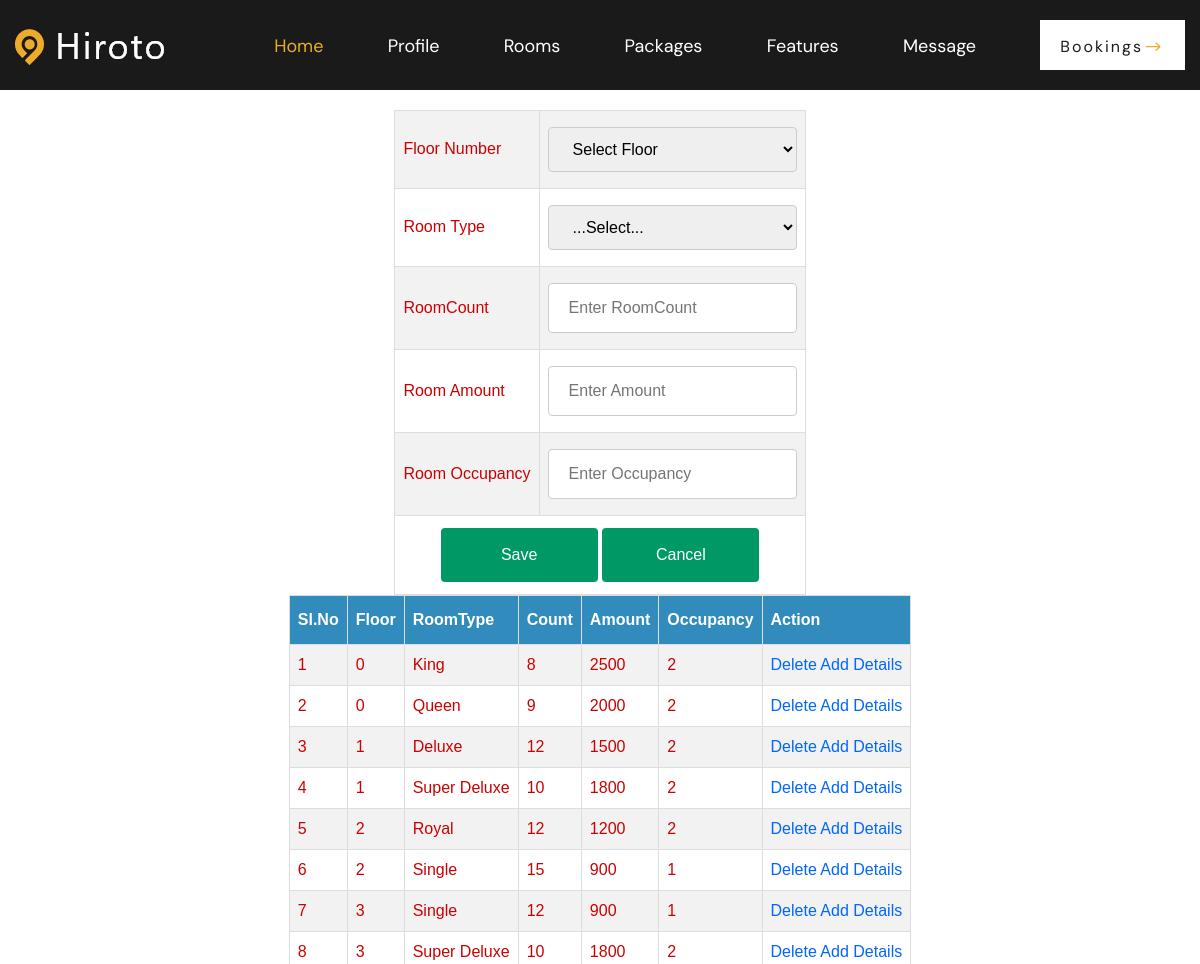
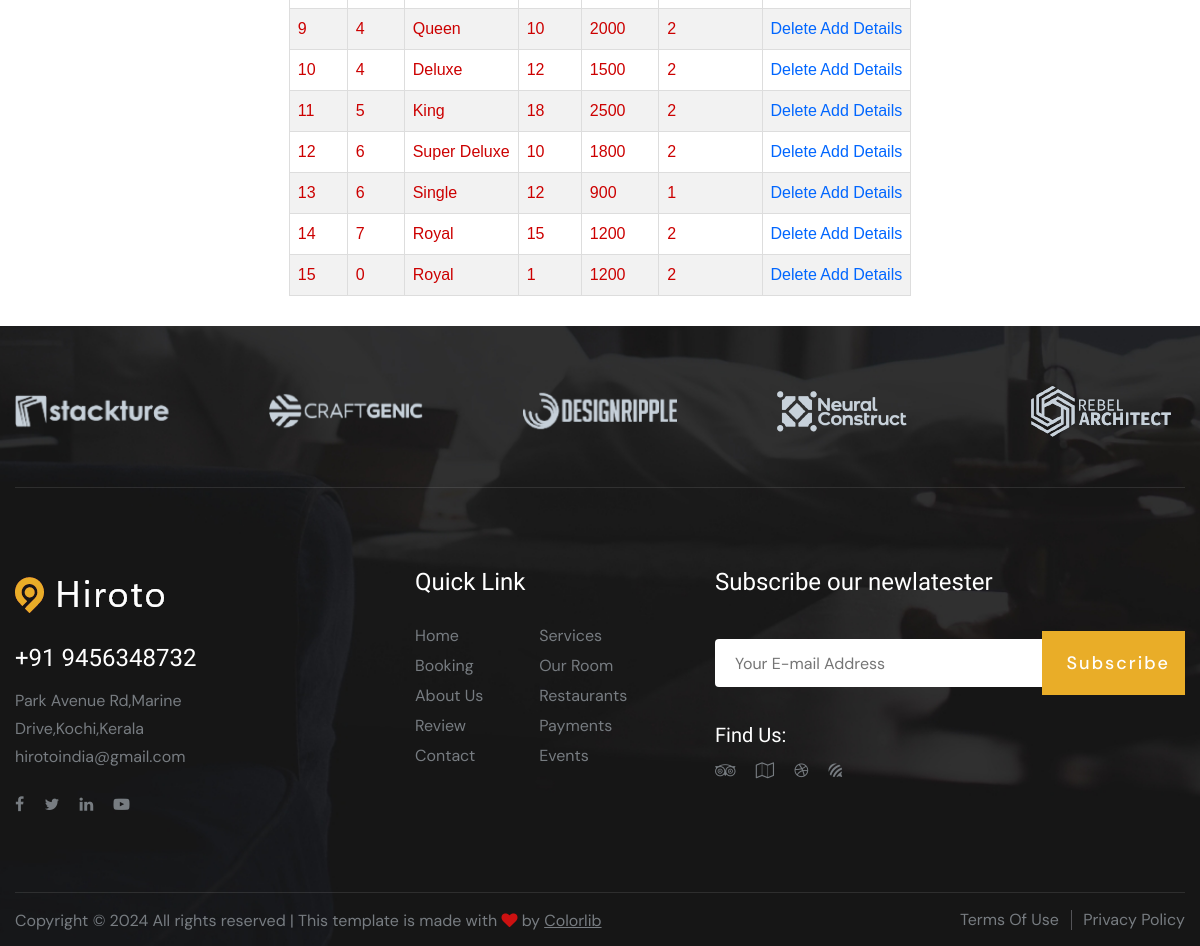
The page /Hotel/RoomDetails/ (signed in) on the database its author committed (2 pictures, top to bottom).
### Hotel/models.py (models this page shows)
class tbl_roomdetails(models.Model):
    roomdetails_floor=models.CharField(max_length=50)
    roomdetails_count=models.CharField(max_length=50)
    roomtype =models.ForeignKey(tbl_roomtype, on_delete=models.CASCADE)
    hotel =models.ForeignKey(tbl_newhotel,null=True,on_delete=models.CASCADE)
    roomdetails_amount=models.CharField(max_length=50)
    roomdetails_occupancy=models.CharField(max_length=50)
    status=models.IntegerField(default=0)

### Administrator/models.py (models this page shows)
class tbl_roomtype(models.Model):
    roomtype_type=models.CharField(max_length=50)

### Hotel/views.py (the view)
# urls.py: path('RoomDetails/', views.roomInsertSelect,name="roomInsertSelect"),
def roomInsertSelect(request):
    roomtype = tbl_roomtype.objects.all()
    floorcount=int(request.session["floor"])
    data=tbl_roomdetails.objects.filter(hotel=request.session["hid"])
    hotelid=tbl_newhotel.objects.get(id=request.session["hid"])
    floorlist=[ i for i in range(0,floorcount)]
    if request.method=="POST":
        hotelid=tbl_newhotel.objects.get(id=request.session["hid"])
        roomcount=request.POST.get('txtcount')
        roomtype = tbl_roomtype.objects.get(id=request.POST.get('sel_roomtype'))
        floornumber = request.POST.get('txtfloor')
        roomamount=request.POST.get('txtamount')
        roomoccupancy=request.POST.get('txtoccupancy')
        tbl_roomdetails.objects.create(roomdetails_floor=floornumber,roomdetails_count=roomcount,roomtype=roomtype,hotel=hotelid,roomdetails_amount=roomamount,roomdetails_occupancy=roomoccupancy)
        return redirect("Hotel:roomInsertSelect")
    else:
        return render(request,"Hotel/RoomDetails.html",{'data':data,"roomtypedata":roomtype,"floornumberdata":floorlist})

### Hotel/Templates/Hotel/RoomDetails.html (shortened to what this page needs)
{% extends 'Hotel/Header.html' %}
{% load static %}
{% block content %}
<!DOCTYPE html>
<html lang="en">
<head>
</head>
<body>
    <form method="POST">
        <table align="center">
            <tr>
            <tr>
                <td>Floor Number</td>
                <td>
                    <select name="txtfloor" id="">
                        <option value="">Select Floor</option>
                    </select>
                </td>
            </tr>
            <tr>
                <td>Room Type</td>
                <td>
                    <select name="sel_roomtype" id="sel_roomtype">
                        <option value="">...Select...</option>
                    </select>
                </td>
            </tr>
            <tr>
                <td>RoomCount</td>
                <td><input type="text" name="txtcount" placeholder="Enter RoomCount" required
                        value="{{editdata.roomdetails_count}}"></td>
            </tr>
            <tr>
                <td>Room Amount</td>
                <td><input type="text" name="txtamount" placeholder="Enter Amount" required
                        value="{{editdata.roomdetails_amount}}"></td>
            </tr>
            <tr>
                <td>Room Occupancy</td>
                <td><input type="text" name="txtoccupancy" placeholder="Enter Occupancy" required
                        value="{{editdata.roomdetails_occupancy}}"></td>
            </tr>
            <tr>
                <td colspan="2" align="center">
                    <input type="submit" name="btnsubmit" value="Save">
                    <input type="reset" name="btncancel" value="Cancel">
                </td>
            </tr>
        </table>
    </form>
    <table border="1" align="center" cellpadding="10">
        <tr>
            <th>Sl.No</th>
            <th>Floor</th>
            <th>RoomType</th>
            <th>Count</th>
            <th>Amount</th>
            <th>Occupancy</th>
            <th>Action</th>
        </tr>
        {% for i in data %}
        <tr>
            <td>{{forloop.counter}}</td>
            <td>{{i.roomdetails_floor}}</td>
            <td>{{i.roomtype.roomtype_type}}</td>
            <td>{{i.roomdetails_count}}</td>
            <td>{{i.roomdetails_amount}}</td>
            <td>{{i.roomdetails_occupancy}}</td>
            <td><a href="{% url 'Hotel:delRoomDetails' i.id %}">Delete</a>
                <a href="{% url 'Hotel:adddetails' i.id %}">Add Details</a>
            </td>
        </tr>
        {% endfor %}
    </table>
</body>
</html>
{% endblock content %}

### Guest/static/Mains/css/style.css (style rules this page uses)
html, body { height: 100%; font-family: "DM Sans", sans-serif; -webkit-font-smoothing: antialiased; }

### Guest/static/Form.css (style rules this page uses)
#tab td, #tab th { border: 1px solid #ddd; padding: 8px; color: #C00; }
#tab a { color:#06F; }
#tab tr:nth-child(even) { background-color: #f2f2f2; }
#tab th { padding-top: 12px; padding-bottom: 12px; text-align: left; background-color: #318CBD; color: white; }
input[type=text],[type=password],[type=email],[type=date], select { width: 100%; padding: 12px 20px; margin: 8px 0; display: inline-block; border: 1px solid #ccc; border-radius: 4px; box-sizing: border-box; }
input[type=submit] { width: 40%; background-color: #096; color: white; padding: 15px; margin: 4px 0; border: none; border-radius: 4px; cursor: pointer; }
input[type=reset] { width: 40%; background-color: #096; color: white; padding: 15px; margin: 4px 0; border: none; border-radius: 4px; cursor: pointer; }

### rows shown on the page
tbl_roomdetails: roomdetails_floor "0", roomtype.roomtype_type "King", roomdetails_count "8", roomdetails_amount "2500", roomdetails_occupancy "2"
tbl_roomdetails: roomdetails_floor "0", roomtype.roomtype_type "Queen", roomdetails_count "9", roomdetails_amount "2000", roomdetails_occupancy "2"
tbl_roomdetails: roomdetails_floor "1", roomtype.roomtype_type "Deluxe", roomdetails_count "12", roomdetails_amount "1500", roomdetails_occupancy "2"
tbl_roomdetails: roomdetails_floor "1", roomtype.roomtype_type "Super Deluxe", roomdetails_count "10", roomdetails_amount "1800", roomdetails_occupancy "2"
tbl_roomdetails: roomdetails_floor "2", roomtype.roomtype_type "Royal", roomdetails_count "12", roomdetails_amount "1200", roomdetails_occupancy "2"
tbl_roomdetails: roomdetails_floor "2", roomtype.roomtype_type "Single", roomdetails_count "15", roomdetails_amount "900", roomdetails_occupancy "1"
tbl_roomdetails: roomdetails_floor "3", roomtype.roomtype_type "Single", roomdetails_count "12", roomdetails_amount "900", roomdetails_occupancy "1"
tbl_roomdetails: roomdetails_floor "3", roomtype.roomtype_type "Super Deluxe", roomdetails_count "10", roomdetails_amount "1800", roomdetails_occupancy "2"
tbl_roomdetails: roomdetails_floor "4", roomtype.roomtype_type "Queen", roomdetails_count "10", roomdetails_amount "2000", roomdetails_occupancy "2"
tbl_roomdetails: roomdetails_floor "4", roomtype.roomtype_type "Deluxe", roomdetails_count "12", roomdetails_amount "1500", roomdetails_occupancy "2"
tbl_roomdetails: roomdetails_floor "5", roomtype.roomtype_type "King", roomdetails_count "18", roomdetails_amount "2500", roomdetails_occupancy "2"
tbl_roomdetails: roomdetails_floor "6", roomtype.roomtype_type "Super Deluxe", roomdetails_count "10", roomdetails_amount "1800", roomdetails_occupancy "2"
tbl_roomdetails: roomdetails_floor "6", roomtype.roomtype_type "Single", roomdetails_count "12", roomdetails_amount "900", roomdetails_occupancy "1"
tbl_roomdetails: roomdetails_floor "7", roomtype.roomtype_type "Royal", roomdetails_count "15", roomdetails_amount "1200", roomdetails_occupancy "2"
tbl_roomdetails: roomdetails_floor "0", roomtype.roomtype_type "Royal", roomdetails_count "1", roomdetails_amount "1200", roomdetails_occupancy "2"
